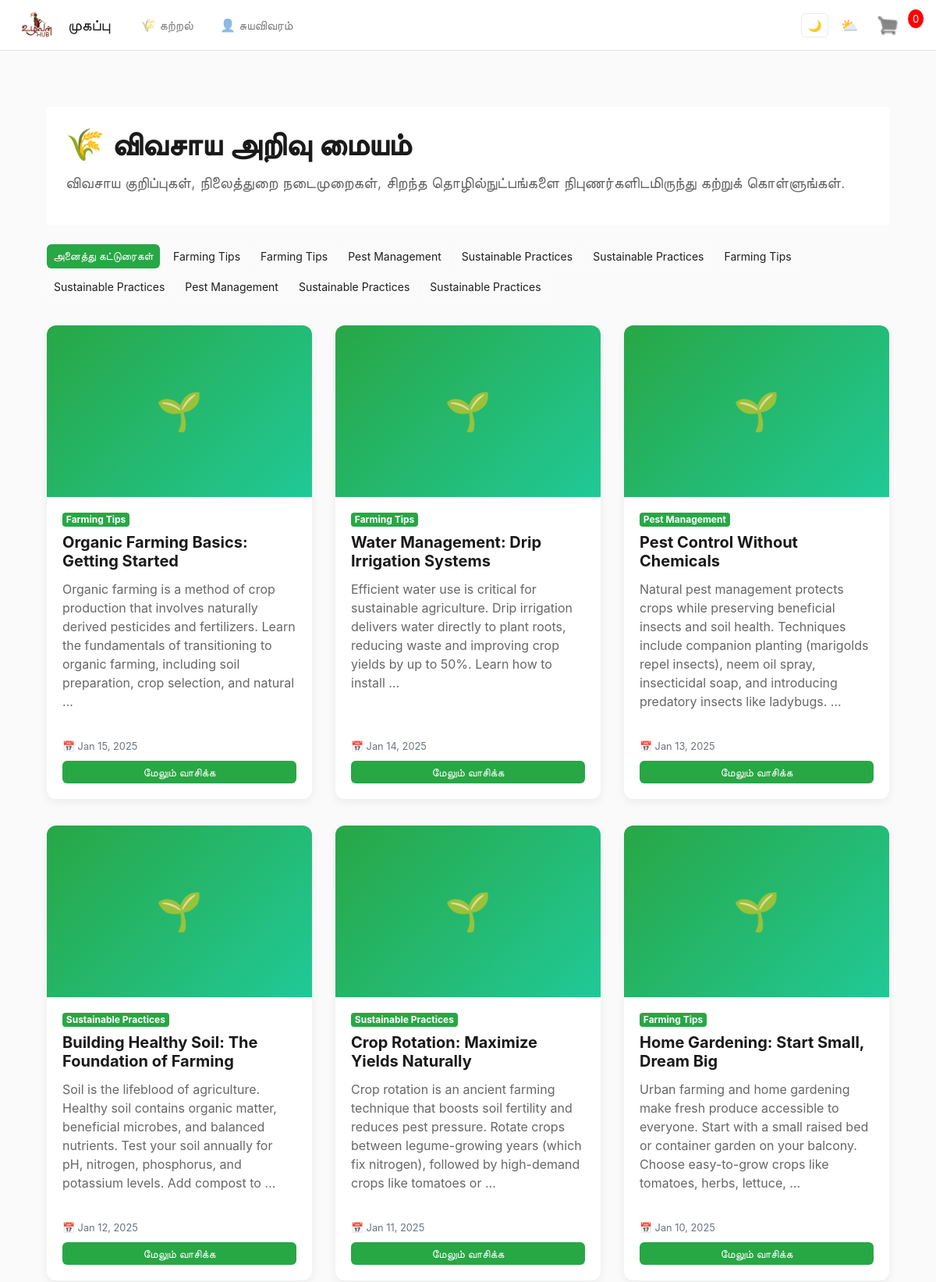
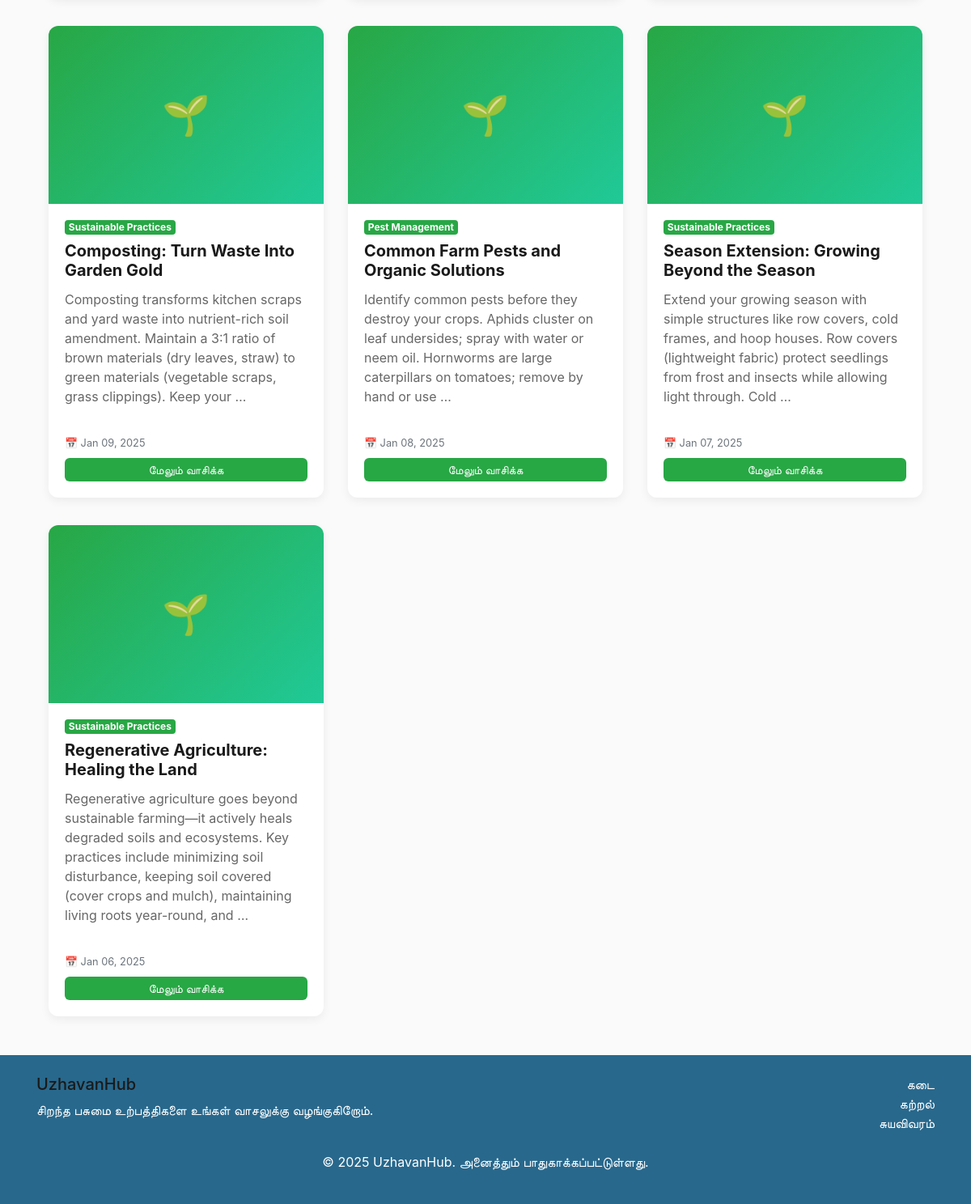
The app's page /learning/ with its own data (2 pictures, top to bottom).
### store/models.py (models this page shows, shortened)
class Learning(models.Model):
	title = models.CharField(max_length=300)
	content = models.TextField()
	image = models.ImageField(null=True, blank=True)
	category = models.CharField(max_length=100, default='Farming Tips')
	date_created = models.DateTimeField(auto_now_add=True)
	date_updated = models.DateTimeField(auto_now=True)
	@property
	def imageURL(self):
		try:
			url = self.image.url
		except:
			url = ''
		return url
	class Meta:
		ordering = ['-date_created']

### store/views.py (the view)
# urls.py: path('learning/', views.learning, name="learning"),
def learning(request):
    articles = Learning.objects.all()
    category = request.GET.get('category', None)
    if category:
        articles = articles.filter(category=category)
    categories = Learning.objects.values_list('category', flat=True).distinct()
    data = cartData(request)
    context = {
        'articles': articles,
        'categories': categories,
        'selected_category': category,
        'cartItems': data['cartItems']
    }
    return render(request, 'store/learning.html', context)

### store/utils.py (called while the page is built, shortened)
def cookieCart(request):
	try:
		cart = json.loads(request.COOKIES['cart'])
	except:
		cart = {}
		print('CART:', cart)
	items = []
	order = {'get_cart_total':0, 'get_cart_items':0, 'shipping':False}
	cartItems = order['get_cart_items']
	return {'cartItems':cartItems ,'order':order, 'items':items}

def cartData(request):
	if request.user.is_authenticated:
		customer = request.user.customer
		order, created = Order.objects.get_or_create(customer=customer, complete=False)
		items = order.orderitem_set.all()
		cartItems = order.get_cart_items
	else:
		cookieData = cookieCart(request)
		cartItems = cookieData['cartItems']
		order = cookieData['order']
		items = cookieData['items']
	return {'cartItems':cartItems ,'order':order, 'items':items}

### store/templates/store/learning.html (shortened to what this page needs)
{% extends 'store/main.html' %}
{% load static %}
{% block content %}
<div class="container mt-5">
    <div class="row">
        <div class="col-12">
            <div class="learning-header mb-4 p-4 rounded" style="background: linear-gradient(135deg, #28a745 0%, #20c997 100%); color: white;">
                <h1>🌾 விவசாய அறிவு மையம்</h1>
                <p class="lead">விவசாய குறிப்புகள், நிலைத்துறை நடைமுறைகள், சிறந்த தொழில்நுட்பங்களை நிபுணர்களிடமிருந்து கற்றுக் கொள்ளுங்கள்.</p>
            </div>
        </div>
    </div>
    <div class="row mb-4">
        <div class="col-12">
            <div class="d-flex flex-wrap gap-2">
                <a href="{% url 'learning' %}" class="btn {% if not selected_category %}btn-success{% else %}btn-outline-secondary{% endif %} btn-sm">அனைத்து கட்டுரைகள்</a>
                {% for category in categories %}
                <a href="?category={{ category }}" class="btn {% if selected_category == category %}btn-success{% else %}btn-outline-secondary{% endif %} btn-sm">{{ category }}</a>
                {% endfor %}
            </div>
        </div>
    </div>
    <div class="row">
        {% if articles %}
            {% for article in articles %}
            <div class="col-lg-4 col-md-6 mb-4">
                <div class="card product-card h-100">
                    {% if article.imageURL %}
                    <img class="card-img-top" src="{{ article.imageURL }}" alt="{{ article.title }}" style="height: 200px; object-fit: cover;">
                    {% else %}
                    <div class="card-img-top placeholder-img" style="background: linear-gradient(135deg, #28a745 0%, #20c997 100%); color: white; font-size: 48px;">🌱</div>
                    {% endif %}
                    <div class="card-body d-flex flex-column">
                        <span class="badge badge-success mb-2" style="align-self: flex-start;">{{ article.category }}</span>
                        <h5 class="card-title">{{ article.title }}</h5>
                        <p class="card-text flex-grow-1">{{ article.content|truncatewords:30 }}</p>
                        <div class="mt-3">
                            <small class="text-muted">📅 {{ article.date_created|date:"M d, Y" }}</small>
                        </div>
                        <a href="#article-{{ article.id }}" class="btn btn-sm btn-success mt-2" data-toggle="modal" data-target="#articleModal{{ article.id }}">மேலும் வாசிக்க</a>
                    </div>
                </div>
            </div>
            {% endfor %}
        {% endif %}
    </div>
</div>
{% endblock %}

### static/css/main.css (style rules this page uses)
body { background-color: var(--bg); color: var(--fg); }
h1,h2,h3,h4,h5,h6 { color:var(--fg-heading); }
.product-card { border: none; border-radius: 12px; overflow: hidden; background: var(--card-bg); color: var(--fg); box-shadow: 0 8px 22px var(--card-shadow); transition: transform 200ms ease, box-shadow 200ms ease, background-color 200ms ease; }
.product-card .card-img-top { height: 220px; object-fit: cover; }
.placeholder-img { height: 220px; display:flex; align-items:center; justify-content:center; background:#f1f1f1; color:#666; }
.col-lg-4, .col-lg-6, .col-lg-8, .col-lg-12 { margin-top: 10px; }
.btn { border-radius: 6px; }
:root { --bg: hsl(0,0%,98%); --fg: hsl(0,0%,12%); --fg-heading: hsl(0,0%,10%); --card-bg: #fff; --card-shadow: rgba(0,0,0,0.06); --accent: #1e90ff; --accent-strong: #1678d6; --muted: rgba(0,0,0,0.6); }
.product-card { transform: translateY(8px); opacity: 0; transition: transform .35s cubic-bezier(.2,.8,.2,1), opacity .35s ease; }
.product-card.visible { transform: translateY(0); opacity: 1; }

### store/templates/store/learning.html (style rules this page uses)
.learning-header { background: var(--card-bg) !important; color: var(--fg) !important; }
.learning-header h1 { color: var(--fg-heading); font-weight: 700; margin-bottom: 10px; }
.learning-header .lead { color: var(--muted, rgba(230,238,246,0.8)); }
.card { background: var(--card-bg); color: var(--fg); border: none; box-shadow: 0 4px 12px var(--card-shadow); transition: transform 200ms ease, box-shadow 200ms ease; }
.card-title { color: var(--fg-heading); font-weight: 700; }
.card-text { color: var(--muted, rgba(230,238,246,0.75)); }
.badge-success { background-color: #28a745 !important; }
.btn-success { background-color: #28a745; border: none; }
.btn-outline-secondary { color: var(--fg); border-color: rgba(255,255,255,0.3); }
.placeholder-img { height: 200px; display: flex; align-items: center; justify-content: center; background: #f1f1f1; color: #666; }
.gap-2 { gap: 8px; }

### records on screen
Learning: category "Farming Tips", title "Organic Farming Basics: Getting Started", content "Organic farming is a method of crop production that involves naturally derived pesticides and fertilizers. Learn the fundamentals of transitioning to organic farming, including soil preparation, crop selection, and natural …", date_created "Jan 15, 2025"
Learning: category "Farming Tips", title "Water Management: Drip Irrigation Systems", content "Efficient water use is critical for sustainable agriculture. Drip irrigation delivers water directly to plant roots, reducing waste and improving crop yields by up to 50%. Learn how to install …", date_created "Jan 14, 2025"
Learning: category "Pest Management", title "Pest Control Without Chemicals", content "Natural pest management protects crops while preserving beneficial insects and soil health. Techniques include companion planting (marigolds repel insects), neem oil spray, insecticidal soap, and introducing predatory insects like ladybugs. …", date_created "Jan 13, 2025"
Learning: category "Sustainable Practices", title "Building Healthy Soil: The Foundation of Farming", content "Soil is the lifeblood of agriculture. Healthy soil contains organic matter, beneficial microbes, and balanced nutrients. Test your soil annually for pH, nitrogen, phosphorus, and potassium levels. Add compost to …", date_created "Jan 12, 2025"
Learning: category "Sustainable Practices", title "Crop Rotation: Maximize Yields Naturally", content "Crop rotation is an ancient farming technique that boosts soil fertility and reduces pest pressure. Rotate crops between legume-growing years (which fix nitrogen), followed by high-demand crops like tomatoes or …", date_created "Jan 11, 2025"
Learning: category "Farming Tips", title "Home Gardening: Start Small, Dream Big", content "Urban farming and home gardening make fresh produce accessible to everyone. Start with a small raised bed or container garden on your balcony. Choose easy-to-grow crops like tomatoes, herbs, lettuce, …", date_created "Jan 10, 2025"
Learning: category "Sustainable Practices", title "Composting: Turn Waste Into Garden Gold", content "Composting transforms kitchen scraps and yard waste into nutrient-rich soil amendment. Maintain a 3:1 ratio of brown materials (dry leaves, straw) to green materials (vegetable scraps, grass clippings). Keep your …", date_created "Jan 09, 2025"
Learning: category "Pest Management", title "Common Farm Pests and Organic Solutions", content "Identify common pests before they destroy your crops. Aphids cluster on leaf undersides; spray with water or neem oil. Hornworms are large caterpillars on tomatoes; remove by hand or use …", date_created "Jan 08, 2025"
Learning: category "Sustainable Practices", title "Season Extension: Growing Beyond the Season", content "Extend your growing season with simple structures like row covers, cold frames, and hoop houses. Row covers (lightweight fabric) protect seedlings from frost and insects while allowing light through. Cold …", date_created "Jan 07, 2025"
Learning: category "Sustainable Practices", title "Regenerative Agriculture: Healing the Land", content "Regenerative agriculture goes beyond sustainable farming—it actively heals degraded soils and ecosystems. Key practices include minimizing soil disturbance, keeping soil covered (cover crops and mulch), maintaining living roots year-round, and …", date_created "Jan 06, 2025"

### other values on screen
{{ cartItems }} "0"
{{ category }} "Farming Tips" "Farming Tips" "Pest Management" "Sustainable Practices" "Sustainable Practices" "Farming Tips" "Sustainable Practices" "Pest Management" "Sustainable Practices" "Sustainable Practices"
